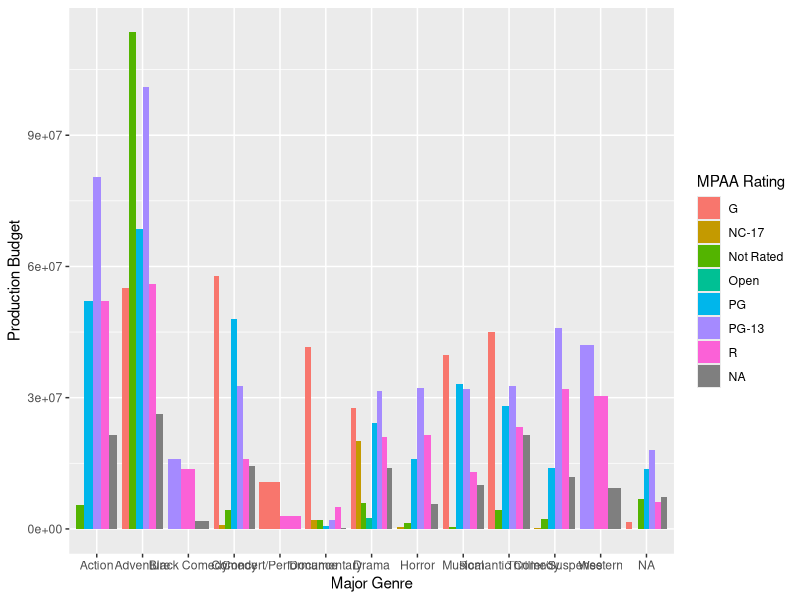

Generate this figure with R:
library(tidyverse)

df <- read_csv("data/movies.csv")
ggplot(df) +
  geom_bar(aes(
    x = `Major Genre`, y = `Production Budget`,
    fill = `MPAA Rating`
  ),
  position = "dodge", stat = "summary", fun = "mean"
  )
